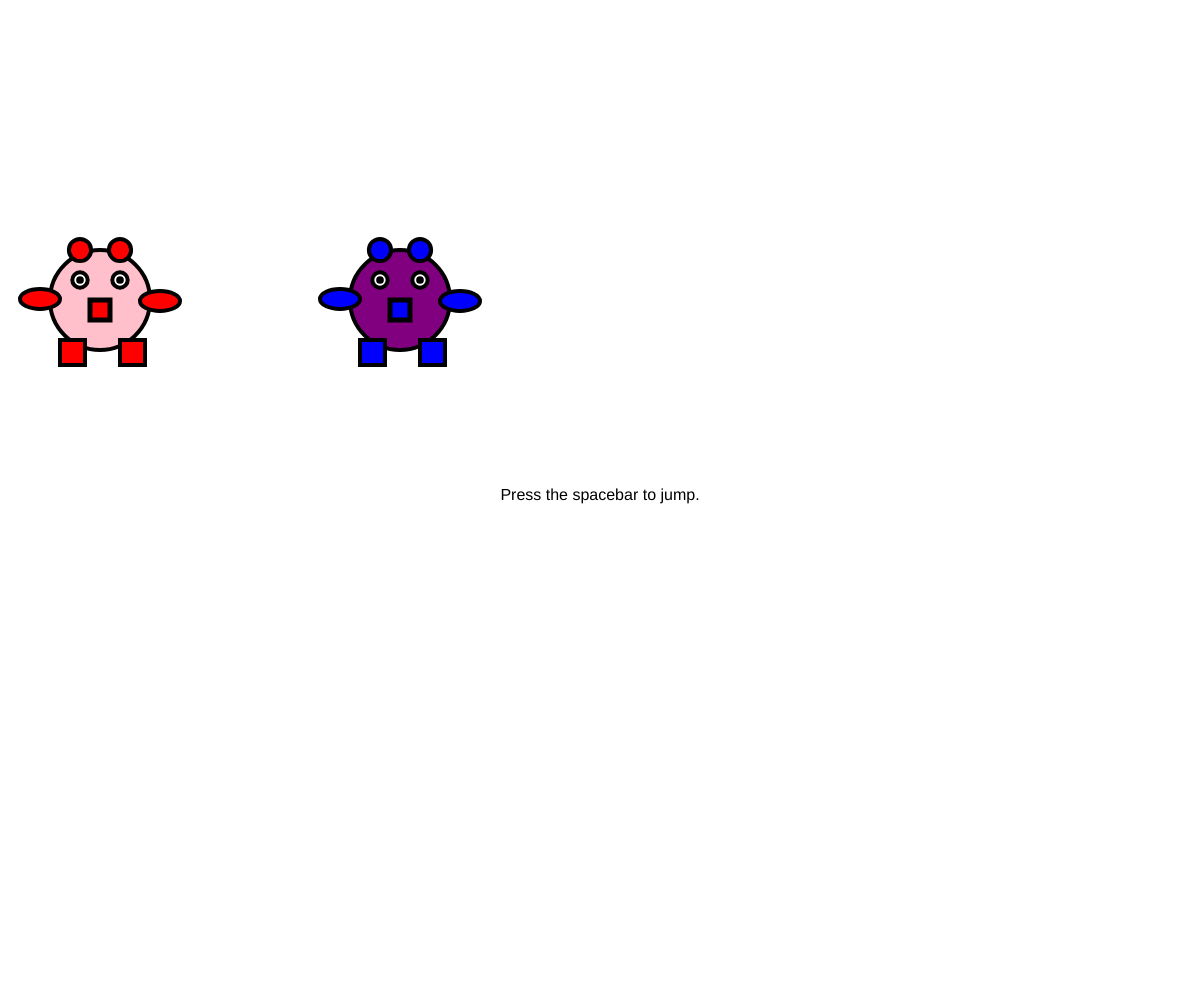
Frame 1 (no input)
Frame 60 (no input): identical to frame 1, image omitted
Frame 120 (the mouse pressed at the canvas centre since frame 60): identical to frame 1, image omitted

The p5.js sketch that drew this single still picture (run headless with seeded random() and noise() and a simulated clock; from frame 60 on, the mouse is pressed at the canvas centre):

// p5.js sketch
// ── sketch.js
const canvasWidth = window.innerWidth;
const canvasHeight = window.innerHeight; 

let x = 100;
let y = 300;
let doJump = false;
let counter = 0;
let initialY = y;

const c1 = {
    x: 400,
    y: 300,
    width: 100,
    speed: 0.2,
    color: 'hotpink'
}

function setup() {
    createCanvas(canvasWidth, canvasHeight);
    drawCreature(x, y, 100, 'pink', 'red');
    displayMessage();
}


function draw() {
    clear();
    
    if (doJump) {
        // animate for one Math.sin cycle, then 
        // turn doJump variable to false
        const jumpHeight = -15;
        const jumpSpeed = 5;
        y += jumpHeight * Math.sin(counter / jumpSpeed); 
        counter++;
        if (y > initialY) {
            doJump = false;
        }
    }

    // circle(x, y, 50);
    drawCreature(x, y, 100, 'pink', 'red');
    // other creature
    drawCreature(c1.x,c1.y, c1.width, 'purple', 'blue');
    // message:
    displayMessage();

}


function jump(ev) {
    console.log(ev.code);
    if (ev.code == 'Space') {
        doJump = true;
    }
    
    // message
   displayMessage();
}

function displayMessage() {
    fill('black');
     textAlign(CENTER);
     textSize(16);
     text("Press the spacebar to jump.", canvasWidth/2, canvasHeight/2);
}

// Add event listener on keydown
document.addEventListener('keydown', jump);

    let centerX = x;
    let centerY = y;

function drawCreature(centerX, centerY, size, primaryColor, secondaryColor) {
    let sf = size / 5;
    fill(primaryColor);
    // circle(centerX, centerY, size, primaryColor, secondaryColor);
    strokeWeight(4);
    //face
    circle(centerX, centerY, size);
    fill('white')
    
    //left eye
    circle(centerX - sf, centerY - sf, size / 6.5);
    fill('white');

    //right eye
    circle(centerX + sf, centerY - sf, size / 6.5);

    //left pupil
    strokeWeight(size / 13);
    point(centerX - sf, centerY - sf);

    //right pupil
    strokeWeight(size / 13);
    point(centerX + sf, centerY - sf);

    fill(secondaryColor)
    strokeWeight(5);
    // mouth
    rect(centerX - sf / 2, centerY, sf);

    // rect(centerX, centerY, size, primaryColor, secondaryColor);
    // left leg
    strokeWeight(4);
    rect(centerX - sf * 2, centerY + sf * 2, size / 4);
    // right leg
    rect(centerX + sf * 1, centerY + sf * 2, size / 4);

    // left arm
    fill(secondaryColor);
    strokeWeight(4);
    ellipse(centerX - sf * 3, centerY - sf * .05, sf * 2, sf * 1);

    // right arm
    ellipse(centerX + sf * 3, centerY + sf * .05, sf * 2, sf * 1);

    // left ear
    circle(centerX - sf , centerY - sf * 2.5, size / 4.5);

    //right ear
    circle(centerX + sf, centerY - sf * 2.5, size / 4.5);


}
